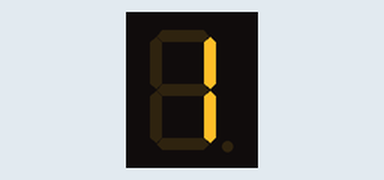
This sketch was run on a simulated Arduino Uno, built with avr-gcc and run on an emulated ATmega328P. On the bench: 1-digit seven-segment display. Wiring (inferred from the names in the program): 1-digit 7-segment display, segments lit when LOW: segments pin 7, pin 6, pin 5, pin 11, pin 10, pin 8, pin 9, pin 4. The segment pins are drawn as the display they are named for.

Above: at 0.1 s.
At 2.1 s:
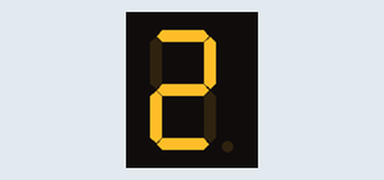
At 4.1 s:
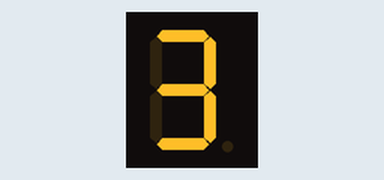
At 6.1 s:
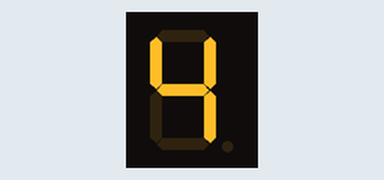
At 10.1 s:
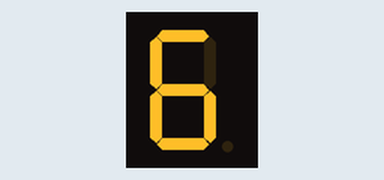
At 14.1 s:
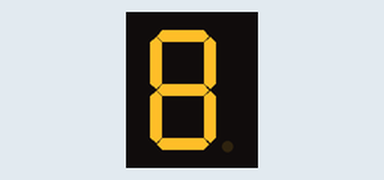

The sketch:

digital_tube1.pde
```cpp
//设置控制各段的数字IO脚
int a=7;
int b=6;
int c=5;
int d=11;
int e=10;
int f=8;
int g=9;
int dp=4;

//显示数字1
void digital_1(void)
{
  unsigned char j;
  digitalWrite(c,LOW);//给数字5引脚低电平，点亮c段
  digitalWrite(b,LOW);//点亮b段
  for(j=7;j<=11;j++)//熄灭其余段
    digitalWrite(j,HIGH);
  digitalWrite(dp,HIGH);//熄灭小数点DP段
}
//显示数字2
void digital_2(void)
{
  unsigned char j;
  digitalWrite(b,LOW);
  digitalWrite(a,LOW);
  for(j=9;j<=11;j++)
    digitalWrite(j,LOW);
  digitalWrite(dp,HIGH);
  digitalWrite(c,HIGH);
  digitalWrite(f,HIGH);
}
//显示数字3
void digital_3(void)
{
  unsigned char j;
  digitalWrite(g,LOW);
  digitalWrite(d,LOW);
  for(j=5;j<=7;j++)
    digitalWrite(j,LOW);
  digitalWrite(dp,HIGH);
  digitalWrite(f,HIGH);
  digitalWrite(e,HIGH);
}
//显示数字4
void digital_4(void)
{
  digitalWrite(c,LOW);
  digitalWrite(b,LOW);
  digitalWrite(f,LOW);
  digitalWrite(g,LOW);
  digitalWrite(dp,HIGH);
  digitalWrite(a,HIGH);
  digitalWrite(e,HIGH);
  digitalWrite(d,HIGH);
}
//显示数字5
void digital_5(void)
{
  unsigned char j;
  for(j=7;j<=9;j++)
    digitalWrite(j,LOW);
  digitalWrite(c,LOW);
  digitalWrite(d,LOW);
  digitalWrite(dp,HIGH);
  digitalWrite(b,HIGH);
  digitalWrite(e,HIGH);
}
//显示数字6
void digital_6(void)
{
  unsigned char j;
  for(j=7;j<=11;j++)
    digitalWrite(j,LOW);
  digitalWrite(c,LOW);
  digitalWrite(dp,HIGH);
  digitalWrite(b,HIGH);
}
//显示数字7
void digital_7(void)
{
  unsigned char j;
  for(j=5;j<=7;j++)
    digitalWrite(j,LOW);
  digitalWrite(dp,HIGH);
  for(j=8;j<=11;j++)
    digitalWrite(j,HIGH);
}
//显示数字8
void digital_8(void)
{
  unsigned char j;
  for(j=5;j<=11;j++)
    digitalWrite(j,LOW);
  digitalWrite(dp,HIGH);
}
void setup()
{
  int i;//定义变量
  for(i=4;i<=11;i++)
    pinMode(i,OUTPUT);//设置4～11引脚为输出模式
}
void loop()
{
  while(1)
  {
    digital_1();//数字1
    delay(2000);//延时2s
    digital_2();
    delay(2000);
    digital_3();
    delay(2000);
    digital_4();
    delay(2000);
    digital_5();
    delay(2000);
    digital_6();
    delay(2000);
    digital_7();
    delay(2000);
    digital_8();
    delay(2000);
  }
}
```

Measured:
- by itself, everything shown: repeats every 16.0 s, in 8 steps
- what the display in image 1 shows lasts 2.0 s, from 2.0 s to 4.0 s
